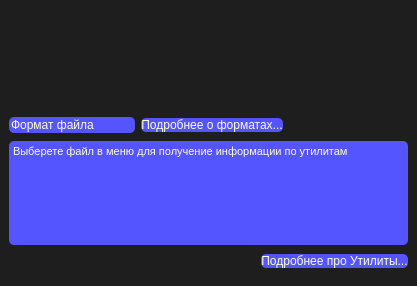
<?xml version="1.0" encoding="UTF-8"?>
<ui version="4.0">
 <class>MainWindow</class>
 <widget class="QMainWindow" name="MainWindow">
  <property name="geometry">
   <rect>
    <x>0</x>
    <y>0</y>
    <width>417</width>
    <height>286</height>
   </rect>
  </property>
  <property name="windowTitle">
   <string>StegLove</string>
  </property>
  <property name="styleSheet">
   <string notr="true">QMainWindow{
	background-color:rgb(30, 30, 30);
	color: rgb(255, 255, 255);
}
QMainWindow:hover{
	background-color:rgb(255, 255, 255);
	color: rgb(30, 30, 30);
}</string>
  </property>
  <widget class="QWidget" name="centralwidget">
   <layout class="QVBoxLayout" name="verticalLayout">
    <item>
     <layout class="QHBoxLayout" name="horizontalLayout_4">
      <item>
       <spacer name="horizontalSpacer_2">
        <property name="orientation">
         <enum>Qt::Horizontal</enum>
        </property>
        <property name="sizeHint" stdset="0">
         <size>
          <width>40</width>
          <height>20</height>
         </size>
        </property>
       </spacer>
      </item>
      <item>
       <widget class="ScaledPixmap" name="label_picture">
        <property name="minimumSize">
         <size>
          <width>200</width>
          <height>100</height>
         </size>
        </property>
        <property name="maximumSize">
         <size>
          <width>500</width>
          <height>250</height>
         </size>
        </property>
        <property name="styleSheet">
         <string notr="true">color: rgb(170, 0, 255);</string>
        </property>
        <property name="text">
         <string/>
        </property>
       </widget>
      </item>
      <item>
       <spacer name="horizontalSpacer_3">
        <property name="orientation">
         <enum>Qt::Horizontal</enum>
        </property>
        <property name="sizeHint" stdset="0">
         <size>
          <width>40</width>
          <height>20</height>
         </size>
        </property>
       </spacer>
      </item>
     </layout>
    </item>
    <item>
     <layout class="QHBoxLayout" name="horizontalLayout_2">
      <item>
       <widget class="QLineEdit" name="label_format">
        <property name="styleSheet">
         <string notr="true">background-color:rgb(85, 85, 255);
gridline-color: rgb(85, 0, 127);
color:rgb(254, 255, 211);
border-radius: 5px;</string>
        </property>
        <property name="text">
         <string>Формат файла</string>
        </property>
        <property name="readOnly">
         <bool>true</bool>
        </property>
       </widget>
      </item>
      <item>
       <widget class="QPushButton" name="ButtonFormat">
        <property name="styleSheet">
         <string notr="true">
QPushButton {
    border-radius:  5px;
    background-color: rgb(85, 85, 255);
	color: rgb(254, 255, 211);
	border-color: rgb(85, 0, 127);
}

QPushButton:hover{
    background-color:rgb(255, 255, 255);
	color: rgb(85, 85, 255);
}</string>
        </property>
        <property name="text">
         <string>Подробнее о форматах...</string>
        </property>
       </widget>
      </item>
      <item>
       <spacer name="horizontalSpacer">
        <property name="orientation">
         <enum>Qt::Horizontal</enum>
        </property>
        <property name="sizeHint" stdset="0">
         <size>
          <width>40</width>
          <height>20</height>
         </size>
        </property>
       </spacer>
      </item>
     </layout>
    </item>
    <item>
     <layout class="QHBoxLayout" name="horizontalLayout_6">
      <item>
       <layout class="QHBoxLayout" name="horizontalLayout">
        <item>
         <widget class="QTextBrowser" name="textBrowser_rec">
          <property name="styleSheet">
           <string notr="true">background-color: rgb(85, 85, 255);
border-color: rgb(85, 0, 127);
color:rgb(254, 255, 211);
border-radius: 5px;</string>
          </property>
          <property name="markdown">
           <string>Выберете файл в меню для получение информации по утилитам

</string>
          </property>
          <property name="html">
           <string>&lt;!DOCTYPE HTML PUBLIC &quot;-//W3C//DTD HTML 4.0//EN&quot; &quot;http://www.w3.org/TR/REC-html40/strict.dtd&quot;&gt;
&lt;html&gt;&lt;head&gt;&lt;meta name=&quot;qrichtext&quot; content=&quot;1&quot; /&gt;&lt;style type=&quot;text/css&quot;&gt;
p, li { white-space: pre-wrap; }
&lt;/style&gt;&lt;/head&gt;&lt;body style=&quot; font-family:'MS Shell Dlg 2'; font-size:8pt; font-weight:400; font-style:normal;&quot;&gt;
&lt;p style=&quot; margin-top:5px; margin-bottom:5px; margin-left:0px; margin-right:0px; -qt-block-indent:0; text-indent:0px;&quot;&gt;Выберете файл в меню для получение информации по утилитам&lt;/p&gt;&lt;/body&gt;&lt;/html&gt;</string>
          </property>
         </widget>
        </item>
       </layout>
      </item>
     </layout>
    </item>
    <item>
     <layout class="QHBoxLayout" name="horizontalLayout_5">
      <item>
       <layout class="QHBoxLayout" name="horizontalLayout_3">
        <item>
         <spacer name="horizontalSpacer_4">
          <property name="orientation">
           <enum>Qt::Horizontal</enum>
          </property>
          <property name="sizeHint" stdset="0">
           <size>
            <width>40</width>
            <height>20</height>
           </size>
          </property>
         </spacer>
        </item>
        <item>
         <widget class="QPushButton" name="ButtonMore">
          <property name="styleSheet">
           <string notr="true">QPushButton {
    border-radius:  5px;
    background-color: rgb(85, 85, 255);
	color: rgb(254, 255, 211);
	border-color: rgb(85, 0, 127);
}

QPushButton:hover{
    background-color:rgb(255, 255, 255);
	color: rgb(85, 85, 255);
}</string>
          </property>
          <property name="text">
           <string>Подробнее про Утилиты...</string>
          </property>
         </widget>
        </item>
       </layout>
      </item>
     </layout>
    </item>
    <item>
     <layout class="QHBoxLayout" name="horizontalLayout_7">
      <item>
       <widget class="QWidget" name="consoleMain" native="true"/>
      </item>
      <item>
       <widget class="QWidget" name="consoleContainer" native="true">
        <property name="enabled">
         <bool>true</bool>
        </property>
       </widget>
      </item>
     </layout>
    </item>
    <item>
     <spacer name="verticalSpacer">
      <property name="orientation">
       <enum>Qt::Vertical</enum>
      </property>
      <property name="sizeHint" stdset="0">
       <size>
        <width>20</width>
        <height>40</height>
       </size>
      </property>
     </spacer>
    </item>
   </layout>
  </widget>
  <widget class="QMenuBar" name="menubar">
   <property name="geometry">
    <rect>
     <x>0</x>
     <y>0</y>
     <width>417</width>
     <height>21</height>
    </rect>
   </property>
  </widget>
 </widget>
 <customwidgets>
  <customwidget>
   <class>ScaledPixmap</class>
   <extends>QLabel</extends>
   <header>scaledpixmap.h</header>
  </customwidget>
 </customwidgets>
 <resources/>
 <connections/>
</ui>
